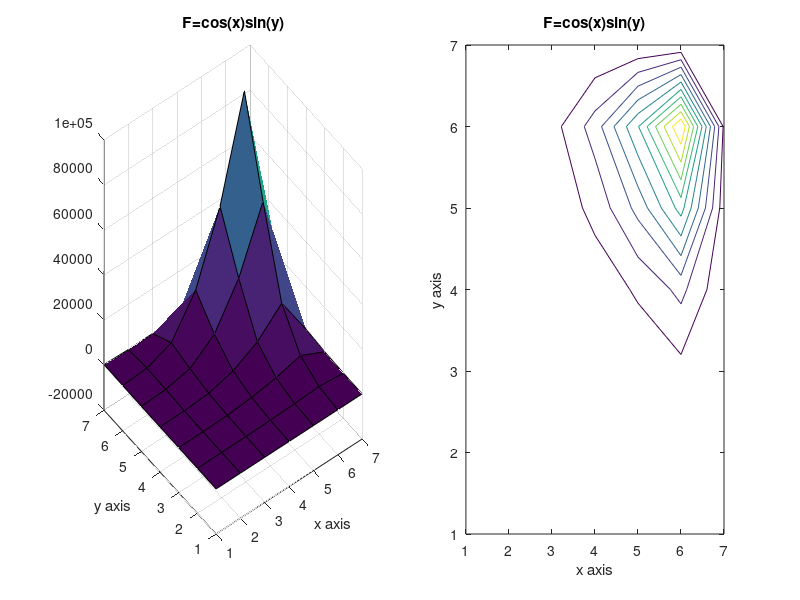

This figure's MATLAB source:
%Matlab Code to solve Poisson's equation with Gauss Seidel Method with the following conditions in the problem statement. 
% Jose Chavez  1161146 
clear all; clc; 

%% Given Conditions 
ax = -pi; 
ay = -pi; 
bx = pi; 
by = pi; 
lamda=input('Value of lamda=');
N=input('Value of X Intenal Nodes='); % Number of points on the internal nodes for N and M%
M=input('Value of Y Internal Nodes='); 
tic
Me=M+2; %Number of points including exterior boundary points for Ne and Me%
Ne=N+2; 
% this generates the x and y values that will be used to calculate 
x = linspace(-pi,pi,Ne); 
y = linspace(-pi,pi,Me); 
%% 

U = ones(Ne,Me); %U initial guess %

% For loop solving for right hand side with F equation with i,j indices% 
for i=1:length(x); 
    for j=1:length(y); 
F(i,j) = cos ( (0.5*pi)* (2*((x(i)-ax) / (bx - ax))+1 )).*sin( pi*((y(j)-ay) / (by -ay))); 
    end 
end 

%% Boundary Conditions for "top" and "bottom" 

% Bottom boundary values 
phi = ((x - ax).^2 ) .* sin( (pi *(x- ax)) / (2*(bx-ax)) ) ; 

% Top boundary values 
psy = cos (pi*(x-ax)).*cosh(bx-x); 

% place these known values in the solution grid 
U(1,:) = phi; 
W(1,:)=U(1,:);

U(N+2,:) = psy; 
W(N+2,:)=U(N+2,:)
%% Left and Right Boundary points 
% Using the given neumann condition yields special cases of the Gauss-siedel iteration that can be used along entire "side" boundaries. 
% F and U is computed in solution grid 
% Multipliers that are used in the iterations. 
dx = 2*pi/(N+1); 
B = 1/dx.^2;
dy = 2*pi/(M+1); 
C = 1/dy.^2;
den= -2*(B+C); 

% Normalize Multipliers%
B = B/den; 
C = C/den; 
F = F/den; 
den = 1; 
error=10; 
error_iterations=0;
% check for diagonal dominance of elements 
abs(den) >= abs(2*B+2*C)
while error>10^-10; 
    W=U; 
for i = 2:N+1; 
     
    % Left boundary 
    W(i,1) = U(i,1);
    U(i,1) = den*(  F(i,1) - (2*B)*U(i,2) - C*U(i-1,1) - C*U(i+1,1) );
    Error(i,1) = abs((U(i,1) - W(i,1)) / U(1,1));
    
    % Right Boundary 
    W(i,N) = U(i,N);
    U(i,N+2) = den*(  F(i,N+2) - (2*B)*U(i,N+1) - C*U(i-1,N+2) - C*U(i+1,N+2) ); 
    Error(i,N+2) = abs((U(i,N+2) - W(i,N+2)) / U(i,N+2));
end 

%% Gauss-Siedel iterating the general U equation%

for i = 2:N+1; 
    for j = 2:M+1; 
        W(i,j) = U(i,j);
        U(i,j) = den*(  F(i,j) - C*U(i+1,j) - C*U(i-1,j)- B*U(i,j+1) - B*U(i,j-1) ); 
        U(i,j) = lamda*U(i,j)+(1-lamda)*W(i,j);
        Error(i,j)= abs((U(i,j) - W(i,j)) / U(i,j));
    end 
end 
error=abs(max(max(((W-U)./W)))); 
error_iterations=error_iterations+1;
end 
toc 
error_iterations
figure 
subplot(1,2,1),surf(U),xlabel('x axis'),ylabel('y axis'),title('F=cos(x)sin(y)');

subplot(1,2,2),contour(U),xlabel('x axis'),ylabel('y axis'),title('F=cos(x)sin(y)');